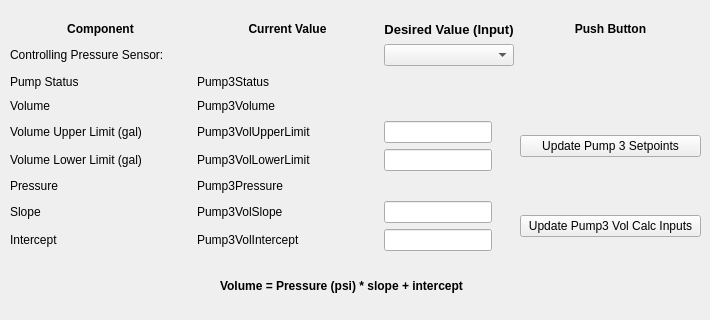
    <widget class="QWidget" name="tab_2">
     <attribute name="title">
      <string>Pump3</string>
     </attribute>
     <widget class="QWidget" name="gridLayoutWidget_7">
      <property name="geometry">
       <rect>
        <x>10</x>
        <y>20</y>
        <width>691</width>
        <height>231</height>
       </rect>
      </property>
      <layout class="QGridLayout" name="gridLayout_7">
       <item row="0" column="2">
        <widget class="QLabel" name="label_22">
         <property name="font">
          <font>
           <pointsize>10</pointsize>
           <weight>75</weight>
           <bold>true</bold>
          </font>
         </property>
         <property name="text">
          <string>Desired Value (Input)</string>
         </property>
         <property name="alignment">
          <set>Qt::AlignCenter</set>
         </property>
        </widget>
       </item>
       <item row="8" column="0">
        <widget class="QLabel" name="label_20">
         <property name="text">
          <string>Intercept</string>
         </property>
        </widget>
       </item>
       <item row="7" column="0">
        <widget class="QLabel" name="label_23">
         <property name="text">
          <string>Slope</string>
         </property>
        </widget>
       </item>
       <item row="7" column="1">
        <widget class="QLabel" name="VariablePump3VolSlope">
         <property name="text">
          <string>Pump3VolSlope</string>
         </property>
        </widget>
       </item>
       <item row="4" column="0">
        <widget class="QLabel" name="LabelPump2UpperLimit_2">
         <property name="text">
          <string>Volume Upper Limit (gal)</string>
         </property>
        </widget>
       </item>
       <item row="0" column="1">
        <widget class="QLabel" name="label_27">
         <property name="font">
          <font>
           <weight>75</weight>
           <bold>true</bold>
          </font>
         </property>
         <property name="text">
          <string>Current Value</string>
         </property>
         <property name="alignment">
          <set>Qt::AlignCenter</set>
         </property>
        </widget>
       </item>
       <item row="1" column="0" colspan="2">
        <widget class="QLabel" name="LabelPump3PSensor">
         <property name="text">
          <string>Controlling Pressure Sensor:</string>
         </property>
         <property name="alignment">
          <set>Qt::AlignLeading|Qt::AlignLeft|Qt::AlignVCenter</set>
         </property>
        </widget>
       </item>
       <item row="8" column="1">
        <widget class="QLabel" name="VariablePump3VolIntercept">
         <property name="text">
          <string>Pump3VolIntercept</string>
         </property>
        </widget>
       </item>
       <item row="3" column="0">
        <widget class="QLabel" name="label_25">
         <property name="text">
          <string>Volume</string>
         </property>
        </widget>
       </item>
       <item row="4" column="1">
        <widget class="QLabel" name="VariablePump3Upper">
         <property name="text">
          <string>Pump3VolUpperLimit</string>
         </property>
        </widget>
       </item>
       <item row="5" column="1">
        <widget class="QLabel" name="VariablePump3Lower">
         <property name="text">
          <string>Pump3VolLowerLimit</string>
         </property>
        </widget>
       </item>
       <item row="5" column="2">
        <widget class="QLineEdit" name="InputPump3VolLower">
         <property name="sizePolicy">
          <sizepolicy hsizetype="Fixed" vsizetype="Fixed">
           <horstretch>0</horstretch>
           <verstretch>0</verstretch>
          </sizepolicy>
         </property>
        </widget>
       </item>
       <item row="0" column="0">
        <widget class="QLabel" name="label_28">
         <property name="font">
          <font>
           <weight>75</weight>
           <bold>true</bold>
          </font>
         </property>
         <property name="text">
          <string>Component</string>
         </property>
         <property name="alignment">
          <set>Qt::AlignCenter</set>
         </property>
        </widget>
       </item>
       <item row="7" column="3" rowspan="2">
        <widget class="QPushButton" name="ButtonUpdatePump3VolCalcInputs">
         <property name="inputMethodHints">
          <set>Qt::ImhNone</set>
         </property>
         <property name="text">
          <string>Update Pump3 Vol Calc Inputs</string>
         </property>
        </widget>
       </item>
       <item row="7" column="2">
        <widget class="QLineEdit" name="InputPump3VolSlope">
         <property name="sizePolicy">
          <sizepolicy hsizetype="Fixed" vsizetype="Fixed">
           <horstretch>0</horstretch>
           <verstretch>0</verstretch>
          </sizepolicy>
         </property>
         <property name="alignment">
          <set>Qt::AlignCenter</set>
         </property>
        </widget>
       </item>
       <item row="5" column="0">
        <widget class="QLabel" name="LabelPump2LowerLimit_2">
         <property name="text">
          <string>Volume Lower Limit (gal)</string>
         </property>
        </widget>
       </item>
       <item row="4" column="2">
        <widget class="QLineEdit" name="InputPump3VolUpper">
         <property name="sizePolicy">
          <sizepolicy hsizetype="Fixed" vsizetype="Fixed">
           <horstretch>0</horstretch>
           <verstretch>0</verstretch>
          </sizepolicy>
         </property>
         <property name="inputMethodHints">
          <set>Qt::ImhNone</set>
         </property>
        </widget>
       </item>
       <item row="0" column="3">
        <widget class="QLabel" name="label_24">
         <property name="font">
          <font>
           <weight>75</weight>
           <bold>true</bold>
          </font>
         </property>
         <property name="text">
          <string>Push Button</string>
         </property>
         <property name="alignment">
          <set>Qt::AlignCenter</set>
         </property>
        </widget>
       </item>
       <item row="8" column="2">
        <widget class="QLineEdit" name="InputPump3VolIntercept">
         <property name="sizePolicy">
          <sizepolicy hsizetype="Fixed" vsizetype="Fixed">
           <horstretch>0</horstretch>
           <verstretch>0</verstretch>
          </sizepolicy>
         </property>
         <property name="alignment">
          <set>Qt::AlignCenter</set>
         </property>
        </widget>
       </item>
       <item row="6" column="0">
        <widget class="QLabel" name="label_26">
         <property name="text">
          <string>Pressure</string>
         </property>
        </widget>
       </item>
       <item row="4" column="3" rowspan="2">
        <widget class="QPushButton" name="ButtonUpdatePump3Setpoints">
         <property name="text">
          <string>Update Pump 3 Setpoints</string>
         </property>
        </widget>
       </item>
       <item row="6" column="1">
        <widget class="QLabel" name="VariablePump3Pressure">
         <property name="text">
          <string>Pump3Pressure</string>
         </property>
        </widget>
       </item>
       <item row="3" column="1">
        <widget class="QLabel" name="VariablePump3Volume">
         <property name="text">
          <string>Pump3Volume</string>
         </property>
        </widget>
       </item>
       <item row="1" column="2">
        <widget class="QComboBox" name="CBPump3PSensor"/>
       </item>
       <item row="2" column="0">
        <widget class="QLabel" name="label_33">
         <property name="text">
          <string>Pump Status</string>
         </property>
        </widget>
       </item>
       <item row="2" column="1">
        <widget class="QLabel" name="LabelPump3Status">
         <property name="text">
          <string>Pump3Status</string>
         </property>
        </widget>
       </item>
      </layout>
     </widget>
     <widget class="QLabel" name="label_29">
      <property name="geometry">
       <rect>
        <x>220</x>
        <y>260</y>
        <width>291</width>
        <height>51</height>
       </rect>
      </property>
      <property name="font">
       <font>
        <weight>75</weight>
        <bold>true</bold>
       </font>
      </property>
      <property name="text">
       <string>Volume = Pressure (psi) * slope + intercept</string>
      </property>
     </widget>
    </widget>
